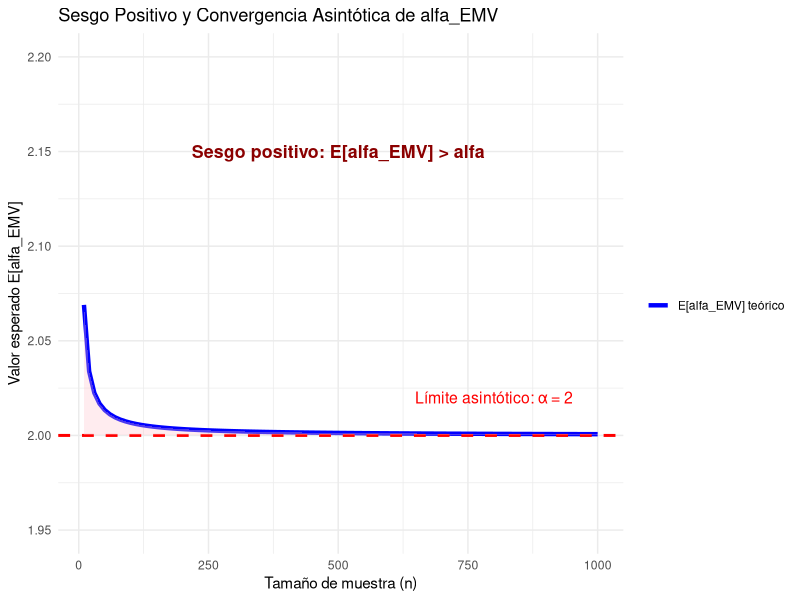
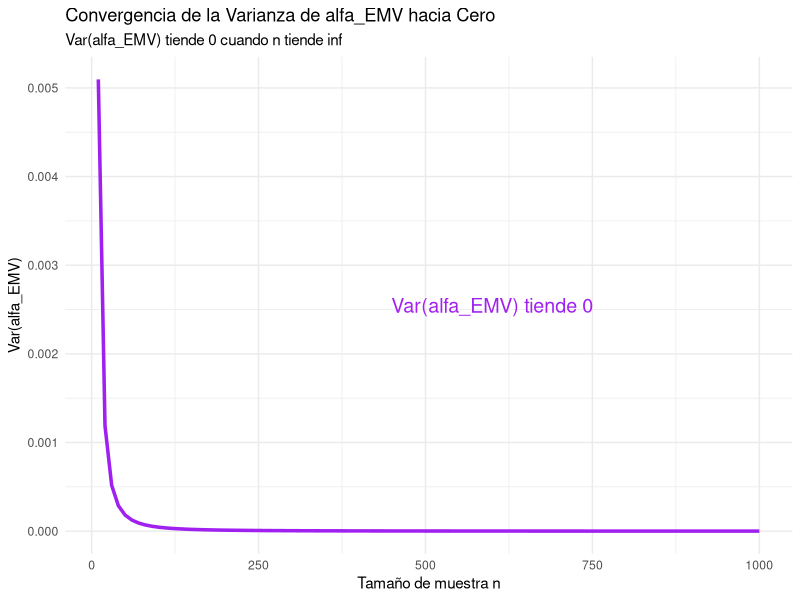
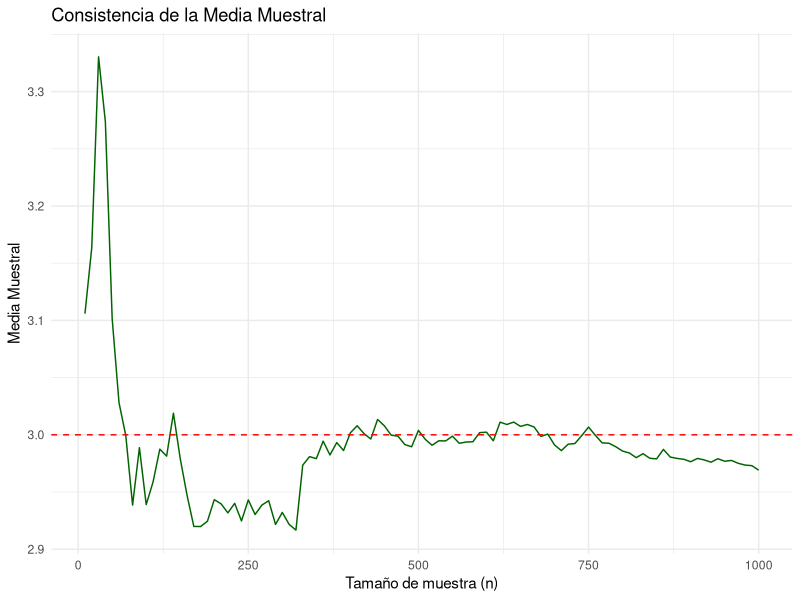
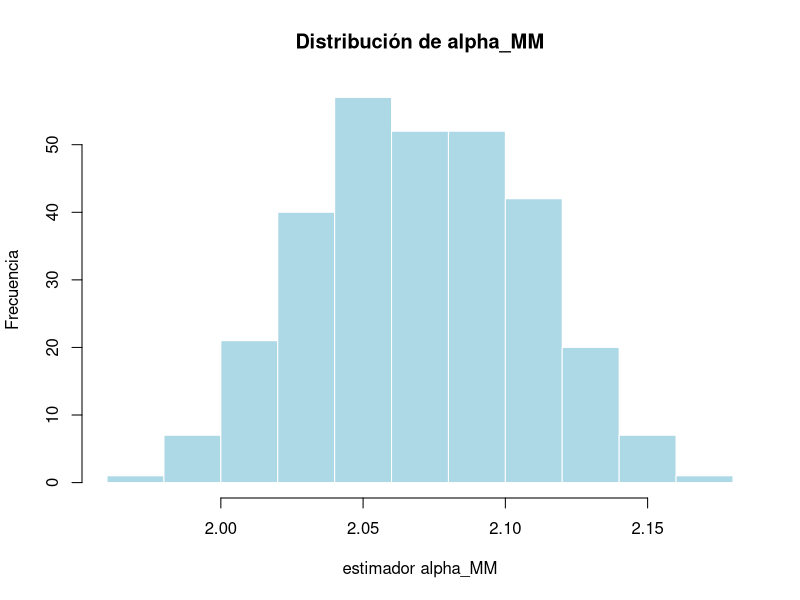
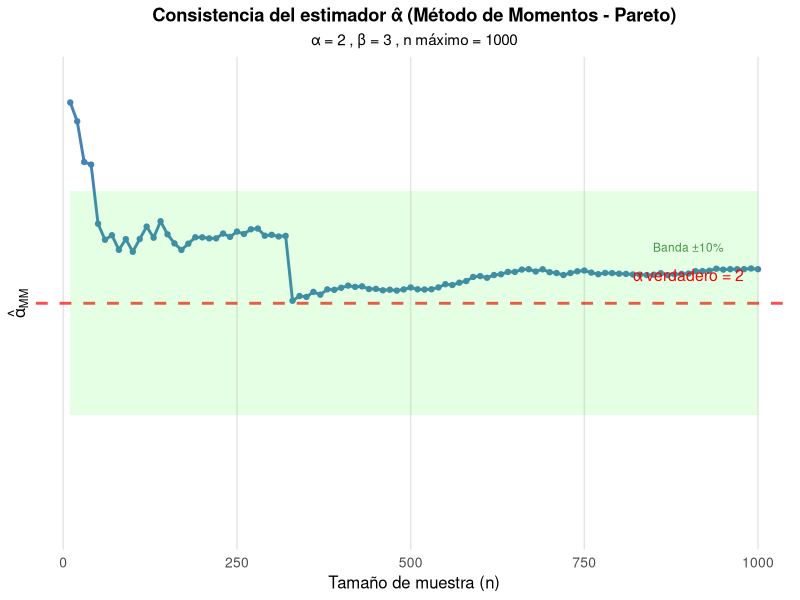
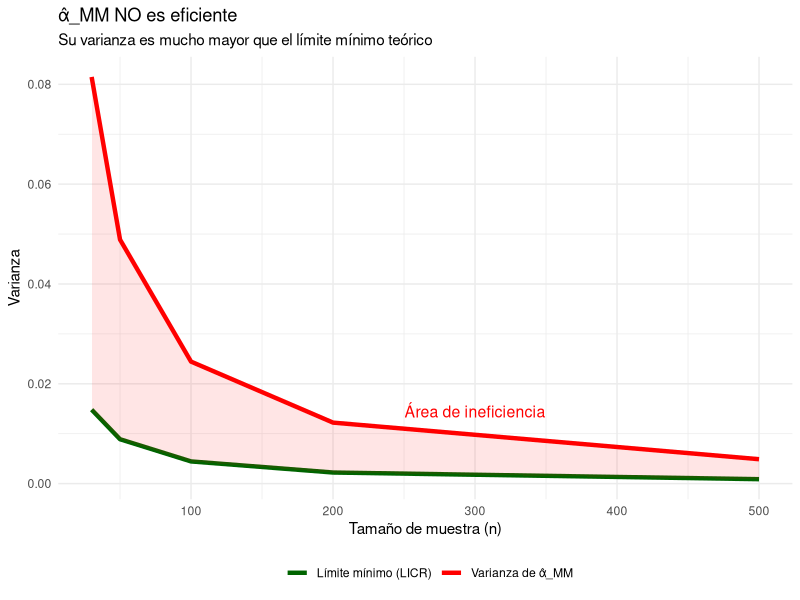
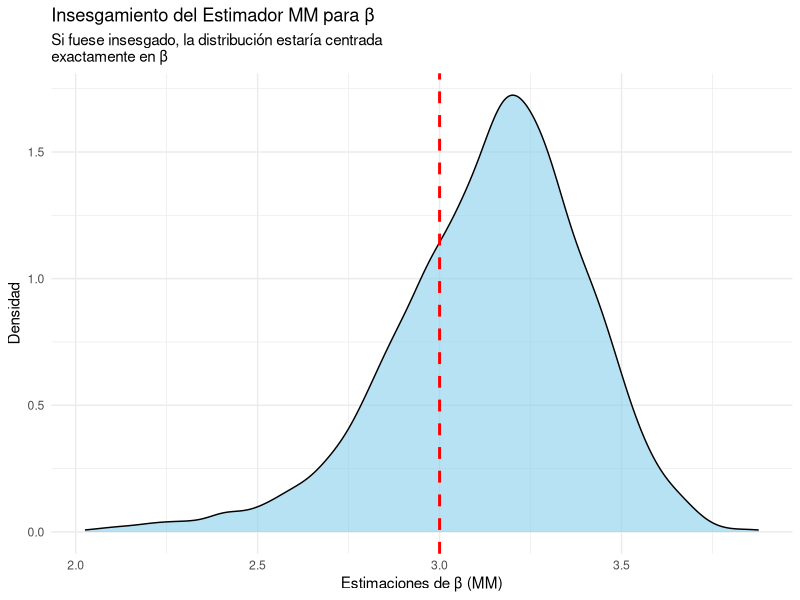
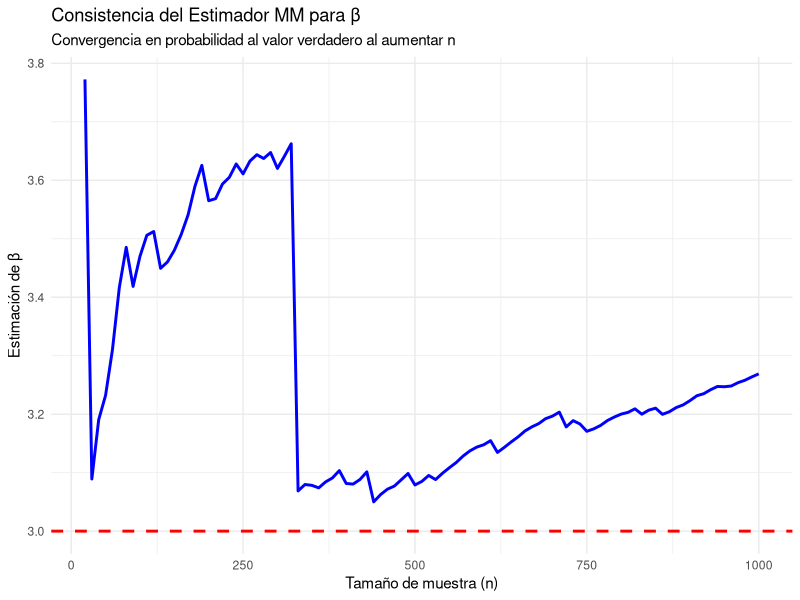

Source code (R) for these figures, in order:
## ---- chunk 1
knitr::opts_chunk$set(echo = TRUE)
## ---- chunk 2

# 1. UNA SOLA BASE DE DATOS ORIGINAL (n = 1000)
set.seed(123)
alpha_true <- 2
beta_true <- 3
n <- 1000
reclamos <- alpha_true / (1 - runif(n))^(1/beta_true)
## ---- chunk 3
# 1. Valor observado del mínimo 
alpha_EMV_observado <- min(reclamos)
# 2. Valor esperado teórico del mínimo
E_alpha_EMV_teorico <- (n * beta_true * alpha_true) / (n * beta_true - 1)
## ---- chunk 4
print(paste("El valor observado es:", alpha_EMV_observado, "y el valor esperado es:", E_alpha_EMV_teorico))
## ---- chunk 5
# =============================================================================
# DEMOSTRACIÓN VISUAL: SESGO POSITivo Y CONVERGENCIA ASINTÓTICA
# =============================================================================
# 1. UNA SOLA BASE DE DATOS ORIGINAL (n = 1000)
set.seed(123)
alpha_true <- 2
beta_true <- 3
n_total <- 1000
reclamos <- alpha_true / (1 - runif(n_total))^(1/beta_true)

# 2. Tamaños de submuestra 
n_values <- seq(10, 1000, by = 10)

# 3. Calcular E[α_EMV] teórico para cada n
results <- data.frame(n = n_values)
results$E_teorico <- (results$n * beta_true * alpha_true) / (results$n * beta_true - 1)

# 4. Gráfico de convergencia
library(ggplot2)

ggplot(results, aes(x = n)) +
  geom_line(aes(y = E_teorico, color = "E[alfa_EMV] teórico"), linewidth = 1.5) +
  geom_hline(yintercept = alpha_true, color = "red", linetype = "dashed", linewidth = 1) +
  geom_ribbon(aes(ymin = alpha_true, ymax = E_teorico), fill = "pink", alpha = 0.3) +
  labs(
    title = "Sesgo Positivo y Convergencia Asintótica de alfa_EMV",
    x = "Tamaño de muestra (n)",
    y = "Valor esperado E[alfa_EMV]",
    color = ""
  ) +
  scale_color_manual(values = c("E[alfa_EMV] teórico" = "blue")) +
  theme_minimal() +
  annotate("text", x = 500, y = 2.15, 
           label = "Sesgo positivo: E[alfa_EMV] > alfa", 
           color = "darkred", size = 4.5, fontface = "bold") +
  annotate("text", x = 800, y = 2.02, 
           label = paste("Límite asintótico: α =", alpha_true), 
           color = "red", size = 4) +
  ylim(1.95, 2.2)
## ---- chunk 6
## Aca vemos la var de la muestra total, para ver que es cercana a 0
var_teorica <- (n * beta_true * alpha_true^2) / ((n * beta_true - 1)^2 * (n * beta_true - 2))
var_teorica
## ---- chunk 7
# =============================================================================
# GRÁFICO: VARIANZA DE α_EMV TIENDE A CERO
# =============================================================================

# Valores para el gráfico
n_var <- seq(10, 1000, by = 10)

# Varianza teórica de α_EMV 
var_teorica <- (n_var * beta_true * alpha_true^2) / ((n_var * beta_true - 1)^2 * (n_var * beta_true - 2))

results_var <- data.frame(n = n_var, varianza = var_teorica)

ggplot(results_var, aes(x = n, y = varianza)) +
  geom_line(color = "purple", linewidth = 1.2) +
  labs(
    title = "Convergencia de la Varianza de alfa_EMV hacia Cero",
    subtitle = "Var(alfa_EMV) tiende 0 cuando n tiende inf",
    x = "Tamaño de muestra n",
    y = "Var(alfa_EMV)"
  ) +
  theme_minimal() +
  annotate("text", x = 600, y = max(var_teorica)/2, 
           label = "Var(alfa_EMV) tiende 0", 
           color = "purple", size = 5) +
  ylim(0, max(var_teorica))
## ---- chunk 8
# 1. Valor observado de la media muestral
mu_muestral_obs <- mean(reclamos)

# 2. Valor esperado teórico (mu)
mu_teorico <- (beta_true * alpha_true) / (beta_true - 1)
## ---- chunk 9
print(paste("La media muestral observada es:", round(mu_muestral_obs, 5), 
            "y el valor esperado teórico es:", round(mu_teorico, 5)))
## ---- chunk 10
# Simulación de convergencia de la media
n_seq <- seq(10, 1000, by = 10)
medias_n <- sapply(n_seq, function(nn) mean(reclamos[1:nn]))

df_consistencia <- data.frame(n = n_seq, media = medias_n)

ggplot(df_consistencia, aes(x = n, y = media)) +
  geom_line(color = "darkgreen") +
  geom_hline(yintercept = mu_teorico, linetype = "dashed", color = "red") +
  labs(title = "Consistencia de la Media Muestral",
       x = "Tamaño de muestra (n)", y = "Media Muestral") +
  theme_minimal()
## ---- chunk 11
# Usando nuestra base de datos original 'reclamos'
set.seed(123)
alpha_true <- 2
beta_true <- 3
reclamos <- alpha_true / (1 - runif(n))^(1/beta_true)

# 2. Calcular α̂_MM con TU 'reclamos'
alpha_mm_calc <- function(x) {
  x_bar <- mean(x)
  s <- sd(x)
  beta_hat <- 1 + sqrt(1 + (x_bar/s)^2)
  return(x_bar * (beta_hat - 1) / beta_hat)
}

alpha_hat_reclamos <- alpha_mm_calc(reclamos)

# 2. Bootstrap simple
set.seed(123)
boot_vals <- replicate(300, {
  alpha_mm_calc(sample(reclamos, replace = TRUE))
})

# 3. Gráfico sin abline
hist(boot_vals, col = "lightblue", border = "white",
     main = "Distribución de alpha_MM",
     xlab = "estimador alpha_MM", ylab = "Frecuencia")



## ---- chunk 12
# ----------------------------------------------------------
# SIMULACIÓN Y GRÁFICA DE CONSISTENCIA PARA alpha_MM (Pareto)
# ----------------------------------------------------------

# Parámetros verdaderos
set.seed(123)
alpha_true <- 2
beta_true <- 3
n_max <- 1000

# Generar muestra completa de Pareto
# Método: inversa de la función de distribución acumulada
# F(x) = 1 - (alpha/x)^beta  =>  x = alpha / (1 - u)^(1/beta)
u <- runif(n_max)
reclamos <- alpha_true / (1 - u)^(1/beta_true)

# Función para calcular alpha_MM dada una muestra
calcular_alpha_MM <- function(x) {
  n <- length(x)
  x_bar <- mean(x)
  if (n > 1) {
    s2 <- var(x)  # var() usa n-1 en denominador
    beta_MM <- 1 + sqrt(1 + (x_bar^2 / s2))
  } else {
    beta_MM <- NA  # No se puede calcular con n=1
  }
  alpha_MM <- x_bar * (beta_MM - 1) / beta_MM
  return(alpha_MM)
}

# Calcular alpha_MM para diferentes tamaños de muestra
tamanos_muestra <- seq(10, n_max, by = 10)
alpha_estimados <- numeric(length(tamanos_muestra))

for (i in seq_along(tamanos_muestra)) {
  n_actual <- tamanos_muestra[i]
  muestra <- reclamos[1:n_actual]
  alpha_estimados[i] <- calcular_alpha_MM(muestra)
}

# Crear data frame para gráfico
datos_grafico <- data.frame(
  n = tamanos_muestra,
  alpha_hat = alpha_estimados
)

# ----------------------------------------------------------
# GRÁFICO DE CONSISTENCIA
# ----------------------------------------------------------
library(ggplot2)

ggplot(datos_grafico, aes(x = n, y = alpha_hat)) +
  # Línea de los valores estimados
  geom_line(color = "steelblue", size = 1) +
  # Puntos de los valores estimados
  geom_point(color = "steelblue", size = 1.5) +
  # Línea horizontal del valor verdadero
  geom_hline(yintercept = alpha_true, 
             color = "red", 
             linetype = "dashed", 
             size = 1,
             alpha = 0.7) +
  # Área de convergencia (+/- 10% del valor verdadero)
  geom_ribbon(aes(ymin = alpha_true * 0.9, 
                  ymax = alpha_true * 1.1),
              fill = "green", 
              alpha = 0.1) +
  # Etiqueta del valor verdadero
  annotate("text", 
           x = max(tamanos_muestra) * 0.9, 
           y = alpha_true + 0.05,
           label = paste("α verdadero =", alpha_true),
           color = "red",
           size = 4) +
  # Etiqueta de la banda de convergencia
  annotate("text",
           x = max(tamanos_muestra) * 0.9,
           y = alpha_true * 1.05,
           label = "Banda ±10%",
           color = "darkgreen",
           size = 3,
           alpha = 0.7) +
  # Configuración de ejes y tema
  labs(
    title = "Consistencia del estimador α̂ (Método de Momentos - Pareto)",
    subtitle = paste("α =", alpha_true, ", β =", beta_true, ", n máximo =", n_max),
    x = "Tamaño de muestra (n)",
    y = expression(hat(alpha)[MM])
  ) +
  scale_x_continuous(breaks = seq(0, n_max, by = 250)) +
  scale_y_continuous(
    limits = c(min(alpha_estimados, alpha_true * 0.8), 
               max(alpha_estimados, alpha_true * 1.2)),
    breaks = seq(2.9, 3.3, by = 0.1)  # Ajusta según tus datos
  ) +
  theme_minimal() +
  theme(
    plot.title = element_text(hjust = 0.5, face = "bold"),
    plot.subtitle = element_text(hjust = 0.5),
    panel.grid.major = element_line(color = "gray90"),
    panel.grid.minor = element_blank(),
    axis.text = element_text(size = 10),
    axis.title = element_text(size = 12)
  )

# ----------------------------------------------------------
# ANÁLISIS NUMÉRICO ADICIONAL
# ----------------------------------------------------------
cat("\n=== RESUMEN DE CONVERGENCIA ===\n")
cat("Valor verdadero de α:", alpha_true, "\n")
cat("Última estimación (n =", n_max, "):", alpha_estimados[length(alpha_estimados)], "\n")
cat("Error relativo:", 
    abs(alpha_estimados[length(alpha_estimados)] - alpha_true) / alpha_true * 100, "%\n")

cat("\nEvolución del error con n:\n")
n_verificar <- c(50, 100, 250, 500, 750, 1000)
for (nv in n_verificar) {
  idx <- which(tamanos_muestra == nv)
  if (length(idx) > 0) {
    error <- abs(alpha_estimados[idx] - alpha_true)
    cat(sprintf("n = %4d: α̂ = %.4f, error = %.4f (%.2f%%)\n", 
                nv, alpha_estimados[idx], error, error/alpha_true*100))
  }
}
## ---- chunk 13
library(ggplot2)
set.seed(123)

# Datos de comparación
n <- c(30, 50, 100, 200, 500)
LICR <- 2^2/(n*3^2)  # alpha²/(n*beta²)
var_estimada <- LICR * 5.5  # alpha_MM tiene ~5.5 veces más varianza

df <- data.frame(
  n = n,
  LICR = LICR,
  Var_alpha_MM = var_estimada
)

ggplot(df, aes(x = n)) +
  geom_line(aes(y = LICR, color = "Límite mínimo (LICR)"), size = 1.5) +
  geom_line(aes(y = Var_alpha_MM, color = "Varianza de α̂_MM"), size = 1.5) +
  geom_ribbon(aes(ymin = LICR, ymax = Var_alpha_MM), 
              fill = "red", alpha = 0.1) +
  labs(
    title = "α̂_MM NO es eficiente",
    subtitle = "Su varianza es mucho mayor que el límite mínimo teórico",
    x = "Tamaño de muestra (n)",
    y = "Varianza",
    color = ""
  ) +
  scale_color_manual(values = c("Límite mínimo (LICR)" = "darkgreen", 
                                "Varianza de α̂_MM" = "red")) +
  theme_minimal() +
  theme(legend.position = "bottom") +
  annotate("text", x = 300, y = mean(c(LICR[3], var_estimada[3])),
           label = "Área de ineficiencia", color = "red", size = 4)

## ---- chunk 14
# ============================================================
# INSesgamiento: SESGO EMPÍRICO DEL ESTIMADOR MM PARA BETA
# ============================================================

set.seed(123)
B <- 3000
n <- length(reclamos)

betaMM_sim <- numeric(B)

for(b in 1:B){
  x <- alpha_true / (1 - runif(n))^(1/beta_true)
  xbar <- mean(x)
  s2   <- var(x)
  betaMM_sim[b] <- 1 + sqrt(1 + (xbar^2 / s2))
}

sesgo_betaMM <- mean(betaMM_sim) - beta_true
sesgo_betaMM

## ---- chunk 15
library(ggplot2)

df_betaMM <- data.frame(betaMM = betaMM_sim)

ggplot(df_betaMM, aes(x = betaMM)) +
geom_density(fill = "skyblue", alpha = 0.6) +
geom_vline(xintercept = beta_true, linetype = "dashed", 
           color = "red", linewidth = 1) +
labs(title = "Insesgamiento del Estimador MM para β",
subtitle = "Si fuese insesgado, la distribución estaría centrada 
exactamente en β",
x = "Estimaciones de β (MM)",
y = "Densidad") +
theme_minimal()

## ---- chunk 16
# ============================================================
# CONSISTENCIA: CONVERGENCIA DEL ESTIMADOR MM
# ============================================================

n_seq <- seq(20, 1000, by = 10)
betaMM_path <- numeric(length(n_seq))

for(i in seq_along(n_seq)){
  k <- n_seq[i]
  x_sub <- reclamos[1:k]
  betaMM_path[i] <- 1 + sqrt(1 + (mean(x_sub)^2 / var(x_sub)))
}

df_cons <- data.frame(n = n_seq, betaMM = betaMM_path)

library(ggplot2)
ggplot(df_cons, aes(x = n, y = betaMM)) +
  geom_line(color = "blue", linewidth = 1) +
  geom_hline(yintercept = beta_true, linetype = "dashed", color = "red", linewidth = 1) +
  labs(title = "Consistencia del Estimador MM para β",
       subtitle = "Convergencia en probabilidad al valor verdadero al aumentar n",
       x = "Tamaño de muestra (n)",
       y = "Estimación de β") +
  theme_minimal()

## ---- chunk 17
# Usamos la base de datos 'reclamos' generada en la sección 1.1
n_obs <- length(reclamos) # n = 1000
x_min_obs <- min(reclamos)

# Cálculo del estadístico T
T_obs <- sum(log(reclamos / x_min_obs))

# Cálculo del Estimador 5 (EIVUM)
beta_eivum_val <- (n_obs - 2) / T_obs

print(paste("Valor Verdadero Beta:", beta_true))
print(paste("Estimación EIVUM:", round(beta_eivum_val, 5)))
print(paste("Diferencia (Sesgo muestral):", round(beta_eivum_val - beta_true, 5)))
## ---- chunk 18
# =============================================================================
# GRÁFICO: COMPARACIÓN DE EFICIENCIA (EIVUM vs EMV)
# =============================================================================
set.seed(123)
n_sim <- 50  # Usamos n pequeño para notar diferencias visuales
N_rep <- 5000 

sim_eivum <- numeric(N_rep)
sim_emv <- numeric(N_rep)

for(i in 1:N_rep){
  # Generar Pareto
  u <- runif(n_sim)
  x <- alpha_true / (1 - u)^(1/beta_true)
  
  T_val <- sum(log(x / min(x)))
  
  sim_eivum[i] <- (n_sim - 2) / T_val
  sim_emv[i] <- n_sim / T_val
}

df_eff <- data.frame(
  Valor = c(sim_eivum, sim_emv),
  Estimador = rep(c("EIVUM (Insesgado)", "EMV (Sesgado)"), each = N_rep)
)

library(ggplot2)
ggplot(df_eff, aes(x = Valor, fill = Estimador)) +
  geom_density(alpha = 0.5) +
  geom_vline(xintercept = beta_true, linetype = "dashed", size = 1) +
  scale_fill_manual(values = c("green3", "tomato")) +
  labs(title = "Comparación de Eficiencia: EIVUM vs EMV",
       subtitle = "El EIVUM (Verde) está centrado en 3. El EMV (Rojo) está desplazado a la derecha.",
       x = "Estimación de Beta", y = "Densidad") +
  theme_minimal() +
  xlim(1.5, 5)
## ---- chunk 19
# =============================================================================
# GRÁFICO: CONSISTENCIA DEL EIVUM (CONVERGENCIA)
# =============================================================================
# Usamos la base grande 'reclamos' (n=1000)
n_seq <- seq(10, 1000, by = 5)
est_trayectoria <- numeric(length(n_seq))

for(i in 1:length(n_seq)){
  k <- n_seq[i]
  sub_x <- reclamos[1:k]
  T_sub <- sum(log(sub_x / min(sub_x)))
  est_trayectoria[i] <- (k - 2) / T_sub
}

df_cons <- data.frame(n = n_seq, Estimacion = est_trayectoria)

ggplot(df_cons, aes(x = n, y = Estimacion)) +
  geom_line(color = "blue", size = 0.8) +
  geom_hline(yintercept = beta_true, color = "red", linetype = "dashed", size = 1) +
  labs(title = "Consistencia del Estimador 5 (EIVUM)",
       subtitle = "Convergencia al valor verdadero (3) al aumentar la muestra",
       x = "Tamaño de muestra (n)", y = "Valor Estimado") +
  theme_minimal() +
  ylim(2.5, 3.5)
## ---- chunk 20
# ==============================================================================
# CÁLCULO DEL INTERVALO DE CONFIANZA EXACTO PARA BETA
# Método del Pivote (Chi-Cuadrado)
# ==============================================================================

# 1. Configuración
# Usamos la variable 'reclamos' que ya existe en el entorno
datos_analisis <- reclamos 
n <- length(datos_analisis)
nivel_confianza <- 0.95
alfa <- 1 - nivel_confianza

# 2. Cálculo de la Estadística Suficiente (T)
x_min <- min(datos_analisis)
T_stat <- sum(log(datos_analisis / x_min))

# 3. Valores Críticos de la Chi-Cuadrado
# El pivote es Q = 2*beta*T ~ Chi^2(gl = 2(n-1))
gl <- 2 * (n - 1)

chi_inf <- qchisq(alfa / 2, df = gl)      # Cola izquierda
chi_sup <- qchisq(1 - alfa / 2, df = gl)  # Cola derecha

# 4. Construcción del Intervalo
# Fórmula: [ Chi_Inf / 2T  ;  Chi_Sup / 2T ]
Limite_Inferior <- chi_inf / (2 * T_stat)
Limite_Superior <- chi_sup / (2 * T_stat)

# 5. Reporte de Resultados
cat(
  "INTERVALO DE CONFIANZA EXACTO PARA BETA\n\n",
  "Tamaño de muestra (n): ", n, "\n",
  "Estadística T: ", round(T_stat, 4), "\n",
  "Grados de Libertad: ", gl, "\n\n",
  "Límite Inferior: ", round(Limite_Inferior, 5), "\n",
  "Límite Superior: ", round(Limite_Superior, 5), "\n"
)
